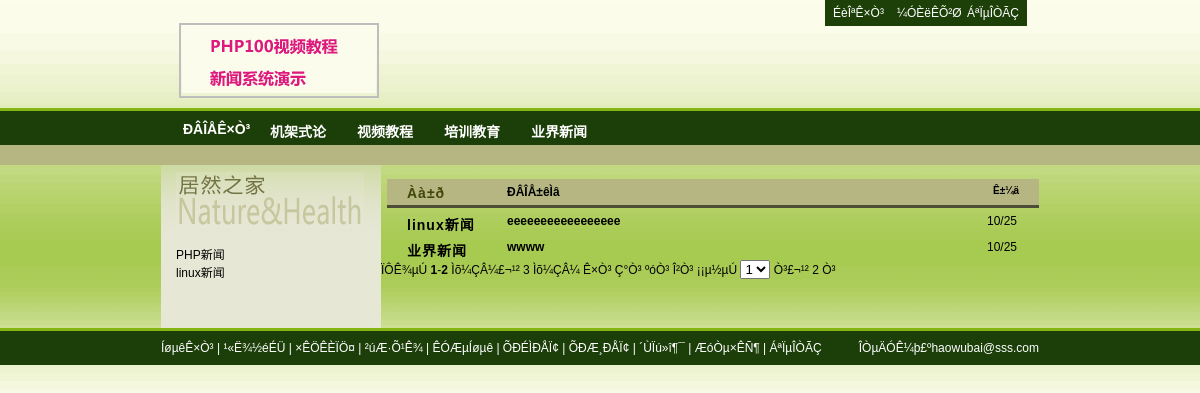
The page /PHPnew/list.php?cid=1 on the database its author committed.
### tables this page shows
CREATE TABLE `p_newsclass` (
  `id` int(11) NOT NULL auto_increment COMMENT '分类id',
  `f_id` int(11) NOT NULL COMMENT '父id',
  `name` varchar(25) NOT NULL COMMENT '分类名称',
  `keywrod` varchar(100) NOT NULL COMMENT '关键字',
  `remark` varchar(100) NOT NULL COMMENT '备注',
  PRIMARY KEY  (`id`)
);

CREATE TABLE `p_newsbase` (
  `id` int(11) NOT NULL auto_increment,
  `cid` int(11) NOT NULL,
  `title` varchar(50) NOT NULL,
  `author` varchar(25) NOT NULL,
  `date_time` int(10) NOT NULL,
  PRIMARY KEY  (`id`)
);

### PHPnew/list.php (called while the page is built, shortened)
<?php
include_once ('global.php');
$sql = "SELECT * FROM `p_newsclass` where f_id=0 order by id DESC";
$query = $db->query($sql);
while ($row_class = $db->fetch_array($query)) {
	$sm_class[] = array (
		"name" => $row_class[name],
		"id" => $row_class[id]
	);
}
$smarty->assign("sm_class", $sm_class);
$sql = "SELECT * FROM p_config";
$query = $db->query($sql);
while ($row_config = $db->fetch_array($query)) {
	$sm_config[] = $row_config[values];
}
$smarty->assign("sm_config", $sm_config);
$query = $db->findall("p_newsclass");
while ($row = $db->fetch_array($query)) {
	$news_class_arr[$row[id]] = $row[name];
}
$query = $db->findall("p_newsclass where f_id='$_GET[cid]'");
while ($row = $db->fetch_array($query)) {
	$news_class_in.= $row[id].",";
	$news_class_list_arr[] =array("name"=>$row[name],"id"=>$row[id],);
}
$news_class_in=$news_class_in."$_GET[cid]";
$query = $db->findall("p_newsbase where cid in ($news_class_in) limit  $firstcount, $displaypg");
while ($row = $db->fetch_array($query)) {
	$sm_list[] = array (
		"cid" => $row[cid],
		"cidname" => $news_class_arr[$row[cid]],
		"title" => $row[title],
		"id" => $row[id],
		"date_time" => date("m/d",$row[date_time]));
}
$smarty->assign("sm_list", $sm_list);
$smarty->assign("pagenav", $pagenav);
$smarty->assign("news_class_list_arr", $news_class_list_arr);
$smarty->display("list.htm");
?>

### PHPnew/common/mysql.class.php (called while the page is built, shortened)
<?php
class mysql {
	private $db_host;
	private $db_user;
	private $db_pwd;
	private $conn;
	private $result;
	private $show_error = true;
	public function __construct($db_host, $db_user, $db_pwd, $db_database, $conn, $coding) {
		$this->db_host = $db_host;
		$this->db_user = $db_user;
		$this->db_pwd = $db_pwd;
		$this->conn = $conn;
	}
	public function connect() {
		if ($this->conn == "pconn") {
			$this->conn = mysql_pconnect($this->db_host, $this->db_user, $this->db_pwd);
		} else {
			$this->conn = mysql_connect($this->db_host, $this->db_user, $this->db_pwd);
		}
	}
	public function query($sql) {
		$this->sql = $sql;
		$result = mysql_query($this->sql, $this->conn);
		if (!$result) {
			if ($this->show_error) {
				$this->show_error("´íÎóSQLÓï¾ä£º", $this->sql);
			}
		} else {
			$this->result = $result;
		}
		return $this->result;
	}
	public function findall($table) {
		$this->query("SELECT * FROM $table");
	}
}
?>

### PHPnew/templates_c/%%03^03D^03D5B949%%list.htm.php (the view, shortened to what this page needs)
<!DOCTYPE html PUBLIC "-//W3C//DTD XHTML 1.0 Transitional//EN" "http://www.w3.org/TR/xhtml1/DTD/xhtml1-transitional.dtd">
<html xmlns="http://www.w3.org/1999/xhtml">
<head>
<link href="<?php echo $this->_tpl_vars['t_dir']; ?>
css/common.css" rel="stylesheet" type="text/css" />
<link href="<?php echo $this->_tpl_vars['t_dir']; ?>
css/layout.css" rel="stylesheet" type="text/css" />
<link href="<?php echo $this->_tpl_vars['t_dir']; ?>
css/red.css" rel="stylesheet" type="text/css" />
</head>
<body>
<div class="content border_bottom">
	 <ul id="sub_nav">
		 <li><a href="<?php echo $this->_tpl_vars['sm_config'][0]; ?>
">ÉèÎªÊ×Ò³</a></li>
		 <li><a href="#">¼ÓÈëÊÕ²Ø</a></li>
		 <li class="nobg"><a href="#">ÁªÏµÎÒÃÇ</a></li>
	 </ul>
	      <img src="<?php echo $this->_tpl_vars['t_dir']; ?>
img/logo.gif" alt="¾ÓÈ»Ö®¼Ò" name="logo" width="200" height="75" id="logo" /><br class="clear" />
</div>
<div class="content dgreen-bg">
     <div class="content">
	 <ul id="main_nav">
		 <li class="nobg"><a href="index.php">ÐÂÎÅÊ×Ò³</a></li>
		<?php unset($this->_sections['l']);
$this->_sections['l']['name'] = 'l';
$this->_sections['l']['loop'] = is_array($_loop=$this->_tpl_vars['sm_class']) ? count($_loop) : max(0, (int)$_loop); unset($_loop);
$this->_sections['l']['show'] = true;
$this->_sections['l']['max'] = $this->_sections['l']['loop'];
$this->_sections['l']['step'] = 1;
$this->_sections['l']['start'] = $this->_sections['l']['step'] > 0 ? 0 : $this->_sections['l']['loop']-1;
if ($this->_sections['l']['show']) {
    $this->_sections['l']['total'] = $this->_sections['l']['loop'];
} else
    $this->_sections['l']['total'] = 0;
if ($this->_sections['l']['show']):
            for ($this->_sections['l']['index'] = $this->_sections['l']['start'], $this->_sections['l']['iteration'] = 1;
                 $this->_sections['l']['iteration'] <= $this->_sections['l']['total'];
                 $this->_sections['l']['index'] += $this->_sections['l']['step'], $this->_sections['l']['iteration']++):
$this->_sections['l']['rownum'] = $this->_sections['l']['iteration'];
$this->_sections['l']['index_prev'] = $this->_sections['l']['index'] - $this->_sections['l']['step'];
$this->_sections['l']['index_next'] = $this->_sections['l']['index'] + $this->_sections['l']['step'];
$this->_sections['l']['first']      = ($this->_sections['l']['iteration'] == 1);
$this->_sections['l']['last']       = ($this->_sections['l']['iteration'] == $this->_sections['l']['total']);
?>
		 <li><a href="list.php?cid=<?php echo $this->_tpl_vars['sm_class'][$this->_sections['l']['index']]['id']; ?>
"><?php echo $this->_tpl_vars['sm_class'][$this->_sections['l']['index']]['name']; ?>
</a></li>
		<?php endfor; endif; ?>
	 </ul><br class="clear" />
	 </div>
</div>
<div class="content">
     <div id="left-nav-bar" class="bg_white">
	      <p id="top-contact-info">
		  <?php unset($this->_sections['l']);
$this->_sections['l']['name'] = 'l';
$this->_sections['l']['loop'] = is_array($_loop=$this->_tpl_vars['news_class_list_arr']) ? count($_loop) : max(0, (int)$_loop); unset($_loop);
$this->_sections['l']['show'] = true;
$this->_sections['l']['max'] = $this->_sections['l']['loop'];
$this->_sections['l']['step'] = 1;
$this->_sections['l']['start'] = $this->_sections['l']['step'] > 0 ? 0 : $this->_sections['l']['loop']-1;
if ($this->_sections['l']['show']) {
    $this->_sections['l']['total'] = $this->_sections['l']['loop'];
} else
    $this->_sections['l']['total'] = 0;
if ($this->_sections['l']['show']):
            for ($this->_sections['l']['index'] = $this->_sections['l']['start'], $this->_sections['l']['iteration'] = 1;
                 $this->_sections['l']['iteration'] <= $this->_sections['l']['total'];
                 $this->_sections['l']['index'] += $this->_sections['l']['step'], $this->_sections['l']['iteration']++):
$this->_sections['l']['rownum'] = $this->_sections['l']['iteration'];
$this->_sections['l']['index_prev'] = $this->_sections['l']['index'] - $this->_sections['l']['step'];
$this->_sections['l']['index_next'] = $this->_sections['l']['index'] + $this->_sections['l']['step'];
$this->_sections['l']['first']      = ($this->_sections['l']['iteration'] == 1);
$this->_sections['l']['last']       = ($this->_sections['l']['iteration'] == $this->_sections['l']['total']);
?>
	      <a href=list.php?cid=<?php echo $this->_tpl_vars['news_class_list_arr'][$this->_sections['l']['index']]['id']; ?>
><?php echo $this->_tpl_vars['news_class_list_arr'][$this->_sections['l']['index']]['name']; ?>
</a><br>
		  <?php endfor; endif; ?>
		  </p>
  </div>
  <div id="right-cnt"><br class="clear" />
    <div class="pages">
      <h2>Àà±ð</h2>
      <span>ÐÂÎÅ±êÌâ</span>
      <div id="more"><a href="#">Ê±¼ä</a></div>
    </div>
	<?php unset($this->_sections['l']);
$this->_sections['l']['name'] = 'l';
$this->_sections['l']['loop'] = is_array($_loop=$this->_tpl_vars['sm_list']) ? count($_loop) : max(0, (int)$_loop); unset($_loop);
$this->_sections['l']['show'] = true;
$this->_sections['l']['max'] = $this->_sections['l']['loop'];
$this->_sections['l']['step'] = 1;
$this->_sections['l']['start'] = $this->_sections['l']['step'] > 0 ? 0 : $this->_sections['l']['loop']-1;
if ($this->_sections['l']['show']) {
    $this->_sections['l']['total'] = $this->_sections['l']['loop'];
} else
    $this->_sections['l']['total'] = 0;
if ($this->_sections['l']['show']):
            for ($this->_sections['l']['index'] = $this->_sections['l']['start'], $this->_sections['l']['iteration'] = 1;
                 $this->_sections['l']['iteration'] <= $this->_sections['l']['total'];
                 $this->_sections['l']['index'] += $this->_sections['l']['step'], $this->_sections['l']['iteration']++):
$this->_sections['l']['rownum'] = $this->_sections['l']['iteration'];
$this->_sections['l']['index_prev'] = $this->_sections['l']['index'] - $this->_sections['l']['step'];
$this->_sections['l']['index_next'] = $this->_sections['l']['index'] + $this->_sections['l']['step'];
$this->_sections['l']['first']      = ($this->_sections['l']['iteration'] == 1);
$this->_sections['l']['last']       = ($this->_sections['l']['iteration'] == $this->_sections['l']['total']);
?>
     <div class="listtt">
      <h2><a href="list.php?cid=<?php echo $this->_tpl_vars['sm_list'][$this->_sections['l']['index']]['cid']; ?>
"><?php echo $this->_tpl_vars['sm_list'][$this->_sections['l']['index']]['cidname']; ?>
</a></h2>
      <span><a href="view.php?id=<?php echo $this->_tpl_vars['sm_list'][$this->_sections['l']['index']]['id']; ?>
"><?php echo $this->_tpl_vars['sm_list'][$this->_sections['l']['index']]['title']; ?>
</a></span>
      <div id="more"><?php echo $this->_tpl_vars['sm_list'][$this->_sections['l']['index']]['date_time']; ?>
</div>
    </div>
    <?php endfor; endif; ?>
			</div>
  <?php echo $this->_tpl_vars['pagenav']; ?>
  <br class="clear" />
</div>
<div id="about">
     <div class="content">
	      <span class="left"><a href="#">ÍøµêÊ×Ò³</a> | <a href="#">¹«Ë¾½éÉÜ</a> | <a href="#">×ÊÖÊÈÏÖ¤</a> | <a href="#">²úÆ·Õ¹Ê¾</a> | <a href="#">ÊÓÆµÍøµê</a> | <a href="#">ÕÐÉÌÐÅÏ¢</a> | <a href="#">ÕÐÆ¸ÐÅÏ¢</a> | <a href="#">´ÙÏú»î¶¯</a> | <a href="#">ÆóÒµ×ÊÑ¶</a> | <a href="#">ÁªÏµÎÒÃÇ</a></span>
		  <span class="right">ÎÒµÄÓÊ¼þ£º<?php echo $this->_tpl_vars['sm_config'][5]; ?>
</span>
	 </div>
</div>
<p id="copyright">
</p>
</body>
</html>

### rows shown on the page
p_newsclass: name "机架式论"
p_newsclass: name "视频教程"
p_newsclass: name "培训教育"
p_newsclass: name "业界新闻", _sections "PHP新闻", f "linux新闻", f "eeeeeeeeeeeeeeeee", f "10/25"
p_newsclass: name "linux新闻"
p_newsbase: _sections "业界新闻", title "wwww", _sections "10/25"

### other values the page prints
$firstcount+1 "1"
min($firstcount+$displaypg,$totle) "2"
$totle "3"
$lastpg "2"
$this->_tpl_vars['sm_config'][5] "haowubai@sss.com"
form field topage "1"
